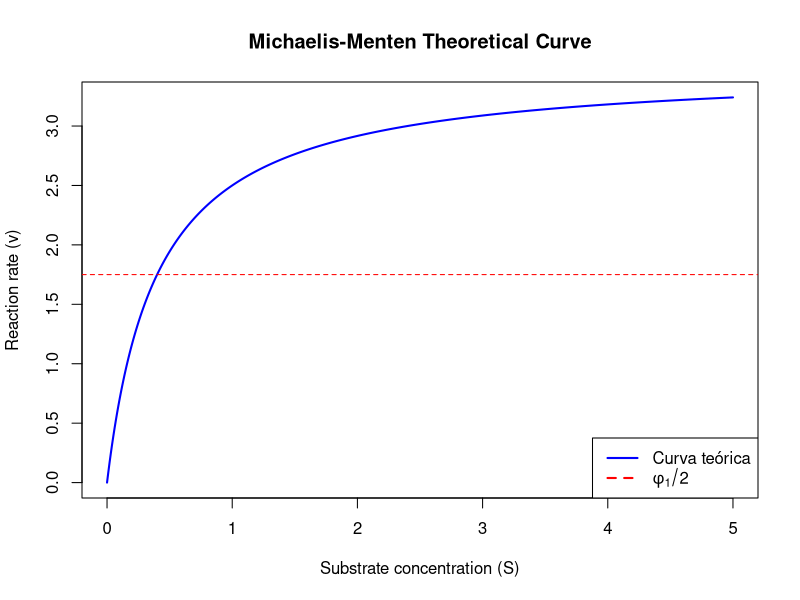
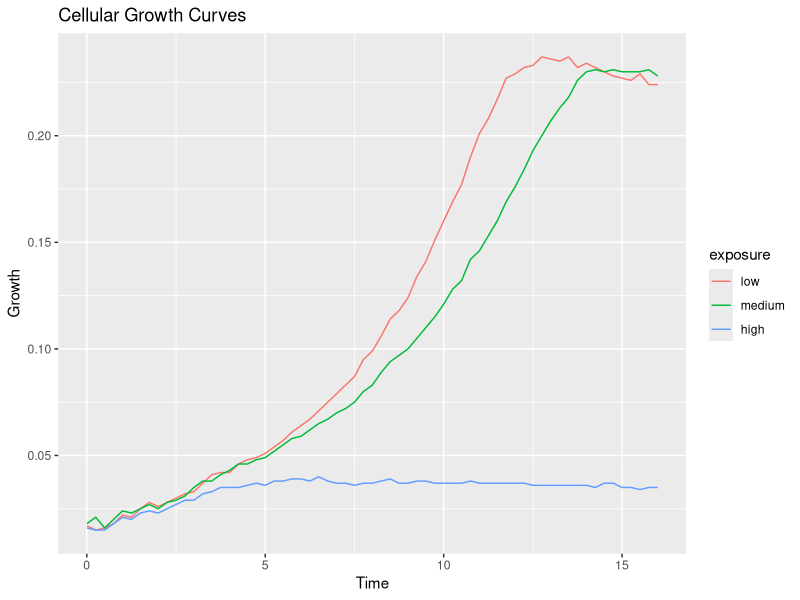
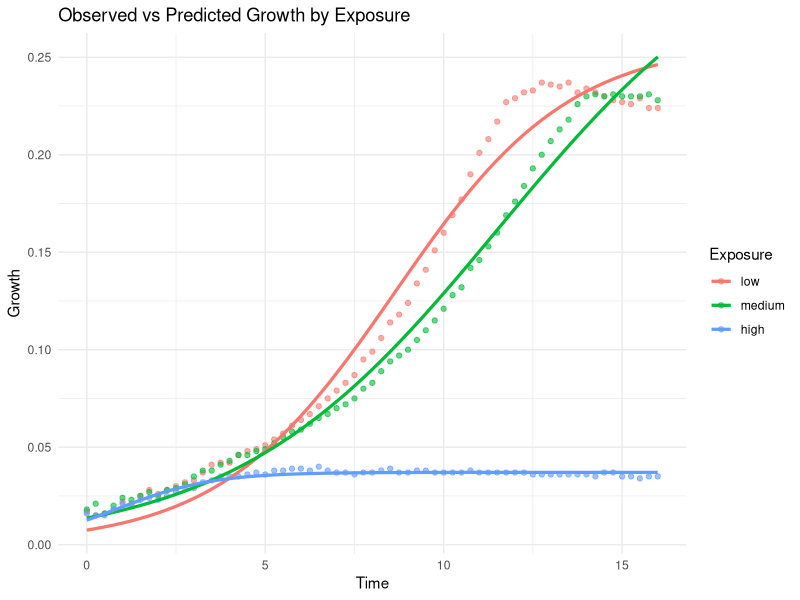

These figures' R source, in order:
## ---- chunk 1
knitr::opts_chunk$set(echo = TRUE)
## ---- chunk 2
### Librerias
library(knitr)
library(tidyverse)
library(nlme)
library(msm)
## ---- chunk 3
phi1 <- 3.5
phi2 <- 0.4
S <- seq(0, 5, by = 0.01)
v <- (phi1 * S) / (phi2 + S)

plot(S, v, type = "l", col = "blue", lwd = 2,
     xlab = "Substrate concentration (S)",
     ylab = "Reaction rate (v)",
     main = "Michaelis-Menten Theoretical Curve")
abline(h = phi1/2, lty = 2, col = "red")
legend("bottomright", legend = c(expression("Curva teórica"), expression(phi[1]/2)), 
       col = c("blue", "red"), lty = c(1, 2), lwd = 2)
## ---- chunk 4
data <- read.table("kinetics.txt", header = TRUE)
print(data)
## ---- chunk 5
data.modif <- data
data.modif$phi1 <- 2*data$v
head(data.modif)
## ---- chunk 6
model1 <- nls(v ~ (phi1 * S) / (phi2 + S),
             data = data.modif,
             start = list(phi2 = 0.5))

summary(model1)
ic1 <- confint(model1)  # 95% CI for the parameters
## ---- chunk 7
model2 <- nls(v ~ (phi1 * S) / (phi2 + S),
             data = data,
             start = list(phi1 = 3, phi2 = 0.5))

summary(model2)
ic2 <- confint(model2)  # 95% CI for the parameters
## ---- chunk 8
ic50 <- read.table("ic50.txt", header = TRUE)


ic50_long <- pivot_longer(ic50, cols = c("low", "medium", "high"),
                          names_to = "exposure", values_to = "growth") %>%
  mutate("exposure" = factor(exposure, levels = c("low", "medium", "high"),labels=c("low", "medium", "high")))

ic50_long <- ic50_long %>% arrange(exposure, time)

head(ic50_long,6)
tail(ic50_long,6)
## ---- chunk 9
ggplot(ic50_long, aes(x = time, y = growth, color = exposure)) +
  geom_line() +
  labs(title = "Cellular Growth Curves", y = "Growth", x = "Time")
## ---- chunk 10
# logistic model fit per exposure group
mod.list <- nlsList(growth ~ SSlogis(time, phi1, phi2, phi3)|exposure,
                     data=ic50_long, pool=FALSE)

summary(mod.list)
## ---- chunk 11
phis <- unlist(lapply(mod.list, coef))
phis
## ---- chunk 12
vars <- lapply(mod.list, vcov)
vars
## ---- chunk 13
zero <- matrix(0, nrow=3, ncol=3)
var <- rbind( cbind(vars[[1]], zero, zero), cbind(zero, vars[[2]], zero), cbind(zero, zero, vars[[3]]))
var
## ---- chunk 14
library(car)
# Modelo amb exposició HIGH
d.high <- deltaMethod(phis, "high.phi2", vcov=var)
# Modelo amb exposició LOW
d.low <- deltaMethod(phis, "low.phi2", vcov=var)
# Modelo amb exposició MEDIUM
d.medium <- deltaMethod(phis, "medium.phi2", vcov=var)

# Crear la tabla
tabla_ic50 <- data.frame(
  Exposure = c("LOW", "MEDIUM", "HIGH"),
  Estimate = c(d.low$Estimate, d.medium$Estimate, d.high$Estimate),
  SE = c(d.low$SE, d.medium$SE, d.high$SE),
  IC.lower = c(d.low$`2.5 %`, d.medium$`2.5 %`, d.high$`2.5 %`),
  IC.upper = c(d.low$`97.5 %`, d.medium$`97.5 %`, d.high$`97.5 %`)
)

# Mostrar la tabla formateada
kable(tabla_ic50, digits = 3, caption = "Estimació de la IC50 per exposició amb intervals de confiança al 95%")

## ---- chunk 15
# Comparación high-low
deltaMethod(phis, "low.phi2 - high.phi2", vcov=var)
deltaMethod(phis, "low.phi2 - medium.phi2", vcov=var)
deltaMethod(phis, "medium.phi2 - high.phi2", vcov=var)
## ---- chunk 16
# Añadir predicciones al data frame original
ic50_long$pred <- predict(mod.list)

# Graficar observados vs predichos
library(ggplot2)

ggplot(ic50_long, aes(x = time)) +
  geom_point(aes(y = growth, color = exposure), alpha = 0.6) +
  geom_line(aes(y = pred, color = exposure), linewidth = 1.1, linetype = "solid") +
  labs(title = "Observed vs Predicted Growth by Exposure",
       x = "Time",
       y = "Growth",
       color = "Exposure") +
  theme_minimal()

## ---- chunk 17
# Extraer phi3 por grupo
phi3 <- sapply(mod.list, function(mod) coef(mod)["phi3"])
phi3
## ---- chunk 18
baix <- which.min(phi3) # grupo con mayor tasa de crecimiento (pendiente más empinada)
## ---- chunk 19
# Crear tabla con phi3
data.frame(
  Exposure = names(phi3),
  GrowthRateParameter_phi3 = phi3
) %>%
  arrange(GrowthRateParameter_phi3) %>%
  kable(digits = 3, caption = "Comparació del paràmetre de pendent (phi3) per exposició")
